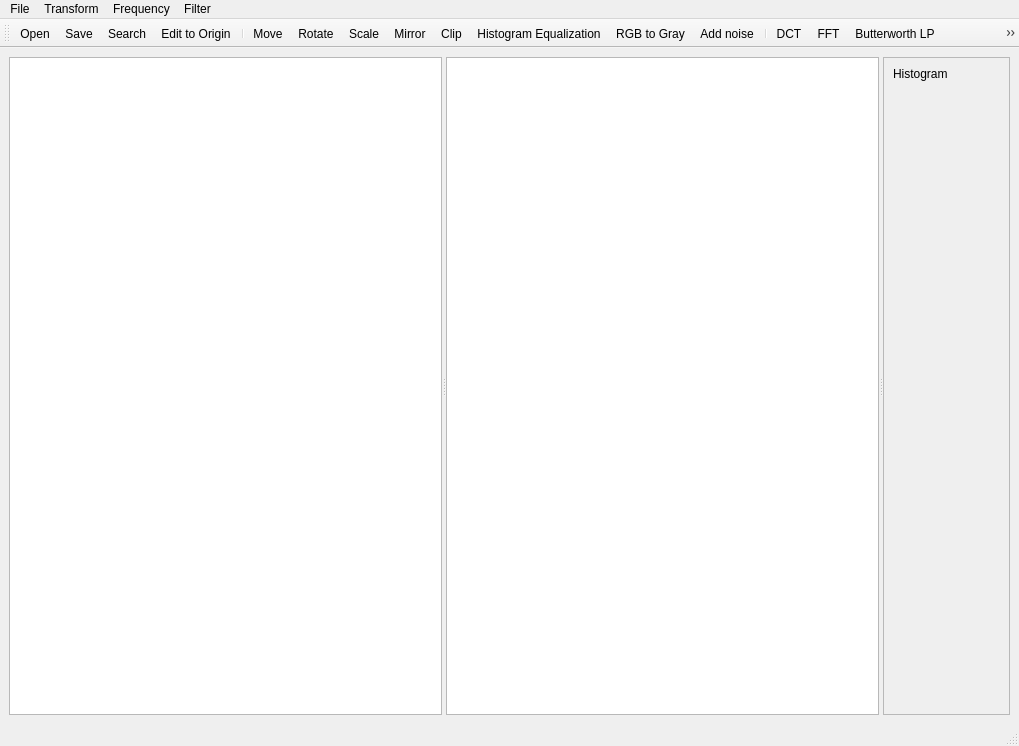
<?xml version="1.0" encoding="UTF-8"?>
<ui version="4.0">
 <class>MainWindow</class>
 <widget class="QMainWindow" name="MainWindow">
  <property name="geometry">
   <rect>
    <x>0</x>
    <y>0</y>
    <width>1019</width>
    <height>746</height>
   </rect>
  </property>
  <property name="windowTitle">
   <string>LightImage</string>
  </property>
  <widget class="QWidget" name="centralwidget">
   <layout class="QVBoxLayout" name="verticalLayout">
    <item>
     <widget class="QSplitter" name="splitter">
      <property name="orientation">
       <enum>Qt::Horizontal</enum>
      </property>
      <widget class="QGraphicsView" name="graphicsViewOri"/>
      <widget class="QGraphicsView" name="graphicsViewEdit"/>
      <widget class="QScrollArea" name="scrollArea">
       <property name="maximumSize">
        <size>
         <width>276</width>
         <height>16777215</height>
        </size>
       </property>
       <property name="widgetResizable">
        <bool>true</bool>
       </property>
       <widget class="QWidget" name="scrollAreaWidgetContents">
        <property name="geometry">
         <rect>
          <x>0</x>
          <y>0</y>
          <width>132</width>
          <height>637</height>
         </rect>
        </property>
        <layout class="QVBoxLayout" name="verticalLayout_2">
         <item>
          <widget class="QLabel" name="label">
           <property name="maximumSize">
            <size>
             <width>256</width>
             <height>16777215</height>
            </size>
           </property>
           <property name="text">
            <string>Histogram</string>
           </property>
          </widget>
         </item>
         <item>
          <widget class="QLabel" name="labelHistOri">
           <property name="maximumSize">
            <size>
             <width>256</width>
             <height>16777215</height>
            </size>
           </property>
           <property name="text">
            <string/>
           </property>
          </widget>
         </item>
         <item>
          <widget class="QLabel" name="labelHistEdit">
           <property name="text">
            <string/>
           </property>
          </widget>
         </item>
         <item>
          <spacer name="verticalSpacer">
           <property name="orientation">
            <enum>Qt::Vertical</enum>
           </property>
           <property name="sizeHint" stdset="0">
            <size>
             <width>20</width>
             <height>424</height>
            </size>
           </property>
          </spacer>
         </item>
        </layout>
       </widget>
      </widget>
     </widget>
    </item>
   </layout>
  </widget>
  <widget class="QMenuBar" name="menubar">
   <property name="geometry">
    <rect>
     <x>0</x>
     <y>0</y>
     <width>1019</width>
     <height>27</height>
    </rect>
   </property>
   <widget class="QMenu" name="menuFile">
    <property name="title">
     <string>File</string>
    </property>
    <addaction name="actionOpen"/>
    <addaction name="actionSave"/>
    <addaction name="separator"/>
    <addaction name="actionSearch"/>
    <addaction name="separator"/>
    <addaction name="actionEdit_to_Origin"/>
   </widget>
   <widget class="QMenu" name="menuGeometry">
    <property name="title">
     <string>Transform</string>
    </property>
    <addaction name="actionScale"/>
    <addaction name="actionMove"/>
    <addaction name="actionClip"/>
    <addaction name="actionMirror"/>
    <addaction name="actionRotate"/>
    <addaction name="separator"/>
    <addaction name="actionAdd_noise"/>
    <addaction name="actionRGB_to_Gray"/>
    <addaction name="separator"/>
    <addaction name="actionHistogram_Equ"/>
   </widget>
   <widget class="QMenu" name="menuFrequency">
    <property name="title">
     <string>Frequency</string>
    </property>
    <addaction name="actionDCT"/>
    <addaction name="actionFFT"/>
   </widget>
   <widget class="QMenu" name="menuFilter">
    <property name="title">
     <string>Filter</string>
    </property>
    <addaction name="actionSmooth"/>
    <addaction name="actionSharp"/>
    <addaction name="separator"/>
    <addaction name="actionButterworth_LP"/>
    <addaction name="actionButterworth_HP"/>
    <addaction name="separator"/>
    <addaction name="actionMedian"/>
   </widget>
   <addaction name="menuFile"/>
   <addaction name="menuGeometry"/>
   <addaction name="menuFrequency"/>
   <addaction name="menuFilter"/>
  </widget>
  <widget class="QStatusBar" name="statusbar"/>
  <widget class="QToolBar" name="toolBar">
   <property name="windowTitle">
    <string>toolBar</string>
   </property>
   <attribute name="toolBarArea">
    <enum>TopToolBarArea</enum>
   </attribute>
   <attribute name="toolBarBreak">
    <bool>false</bool>
   </attribute>
   <addaction name="actionOpen"/>
   <addaction name="actionSave"/>
   <addaction name="actionSearch"/>
   <addaction name="actionEdit_to_Origin"/>
   <addaction name="separator"/>
   <addaction name="actionMove"/>
   <addaction name="actionRotate"/>
   <addaction name="actionScale"/>
   <addaction name="actionMirror"/>
   <addaction name="actionClip"/>
   <addaction name="actionHistogram_Equ"/>
   <addaction name="actionRGB_to_Gray"/>
   <addaction name="actionAdd_noise"/>
   <addaction name="separator"/>
   <addaction name="actionDCT"/>
   <addaction name="actionFFT"/>
   <addaction name="actionButterworth_LP"/>
   <addaction name="actionButterworth_HP"/>
   <addaction name="actionMedian"/>
   <addaction name="actionSmooth"/>
   <addaction name="actionSharp"/>
  </widget>
  <action name="actionOpen">
   <property name="icon">
    <iconset resource="lightimage.qrc">
     <normaloff>:/icon/icon/document-open.png</normaloff>:/icon/icon/document-open.png</iconset>
   </property>
   <property name="text">
    <string>Open</string>
   </property>
  </action>
  <action name="actionScale">
   <property name="icon">
    <iconset resource="lightimage.qrc">
     <normaloff>:/icon/icon/zoom-fit-best.png</normaloff>:/icon/icon/zoom-fit-best.png</iconset>
   </property>
   <property name="text">
    <string>Scale</string>
   </property>
  </action>
  <action name="actionMove">
   <property name="icon">
    <iconset resource="lightimage.qrc">
     <normaloff>:/icon/icon/view-restore.png</normaloff>:/icon/icon/view-restore.png</iconset>
   </property>
   <property name="text">
    <string>Move</string>
   </property>
  </action>
  <action name="actionClip">
   <property name="icon">
    <iconset resource="lightimage.qrc">
     <normaloff>:/icon/icon/applications-accessories.png</normaloff>:/icon/icon/applications-accessories.png</iconset>
   </property>
   <property name="text">
    <string>Clip</string>
   </property>
  </action>
  <action name="actionMirror">
   <property name="icon">
    <iconset resource="lightimage.qrc">
     <normaloff>:/icon/icon/mirror.png</normaloff>:/icon/icon/mirror.png</iconset>
   </property>
   <property name="text">
    <string>Mirror</string>
   </property>
  </action>
  <action name="actionRotate">
   <property name="icon">
    <iconset resource="lightimage.qrc">
     <normaloff>:/icon/icon/view-refresh.png</normaloff>:/icon/icon/view-refresh.png</iconset>
   </property>
   <property name="text">
    <string>Rotate</string>
   </property>
  </action>
  <action name="actionAdd_noise">
   <property name="icon">
    <iconset resource="lightimage.qrc">
     <normaloff>:/icon/icon/noise.png</normaloff>:/icon/icon/noise.png</iconset>
   </property>
   <property name="text">
    <string>Add noise</string>
   </property>
  </action>
  <action name="actionRGB_to_Gray">
   <property name="icon">
    <iconset resource="lightimage.qrc">
     <normaloff>:/icon/icon/applications-graphics.png</normaloff>:/icon/icon/applications-graphics.png</iconset>
   </property>
   <property name="text">
    <string>RGB to Gray</string>
   </property>
  </action>
  <action name="actionDCT">
   <property name="icon">
    <iconset resource="lightimage.qrc">
     <normaloff>:/icon/icon/DCT.png</normaloff>:/icon/icon/DCT.png</iconset>
   </property>
   <property name="text">
    <string>DCT</string>
   </property>
  </action>
  <action name="actionFFT">
   <property name="icon">
    <iconset resource="lightimage.qrc">
     <normaloff>:/icon/icon/DFT.png</normaloff>:/icon/icon/DFT.png</iconset>
   </property>
   <property name="text">
    <string>FFT</string>
   </property>
  </action>
  <action name="actionSave">
   <property name="icon">
    <iconset resource="lightimage.qrc">
     <normaloff>:/icon/icon/document-save.png</normaloff>:/icon/icon/document-save.png</iconset>
   </property>
   <property name="text">
    <string>Save</string>
   </property>
  </action>
  <action name="actionSmooth">
   <property name="icon">
    <iconset resource="lightimage.qrc">
     <normaloff>:/icon/icon/smooth.png</normaloff>:/icon/icon/smooth.png</iconset>
   </property>
   <property name="text">
    <string>Smooth</string>
   </property>
  </action>
  <action name="actionSharp">
   <property name="icon">
    <iconset resource="lightimage.qrc">
     <normaloff>:/icon/icon/sharp.png</normaloff>:/icon/icon/sharp.png</iconset>
   </property>
   <property name="text">
    <string>Sharp</string>
   </property>
  </action>
  <action name="actionButterworth_LP">
   <property name="icon">
    <iconset resource="lightimage.qrc">
     <normaloff>:/icon/icon/BL.png</normaloff>:/icon/icon/BL.png</iconset>
   </property>
   <property name="text">
    <string>Butterworth LP</string>
   </property>
  </action>
  <action name="actionButterworth_HP">
   <property name="icon">
    <iconset resource="lightimage.qrc">
     <normaloff>:/icon/icon/BH.png</normaloff>:/icon/icon/BH.png</iconset>
   </property>
   <property name="text">
    <string>Butterworth HP</string>
   </property>
  </action>
  <action name="actionMedian">
   <property name="icon">
    <iconset resource="lightimage.qrc">
     <normaloff>:/icon/icon/M.png</normaloff>:/icon/icon/M.png</iconset>
   </property>
   <property name="text">
    <string>Median</string>
   </property>
  </action>
  <action name="actionSearch">
   <property name="icon">
    <iconset resource="lightimage.qrc">
     <normaloff>:/icon/icon/edit-find.png</normaloff>:/icon/icon/edit-find.png</iconset>
   </property>
   <property name="text">
    <string>Search</string>
   </property>
  </action>
  <action name="actionEdit_to_Origin">
   <property name="icon">
    <iconset resource="lightimage.qrc">
     <normaloff>:/icon/icon/go-previous.png</normaloff>:/icon/icon/go-previous.png</iconset>
   </property>
   <property name="text">
    <string>Edit to Origin</string>
   </property>
  </action>
  <action name="actionHistogram_Equ">
   <property name="icon">
    <iconset resource="lightimage.qrc">
     <normaloff>:/icon/icon/hist_equ.png</normaloff>:/icon/icon/hist_equ.png</iconset>
   </property>
   <property name="text">
    <string>Histogram Equalization</string>
   </property>
  </action>
 </widget>
 <resources>
  <include location="lightimage.qrc"/>
 </resources>
 <connections/>
</ui>
